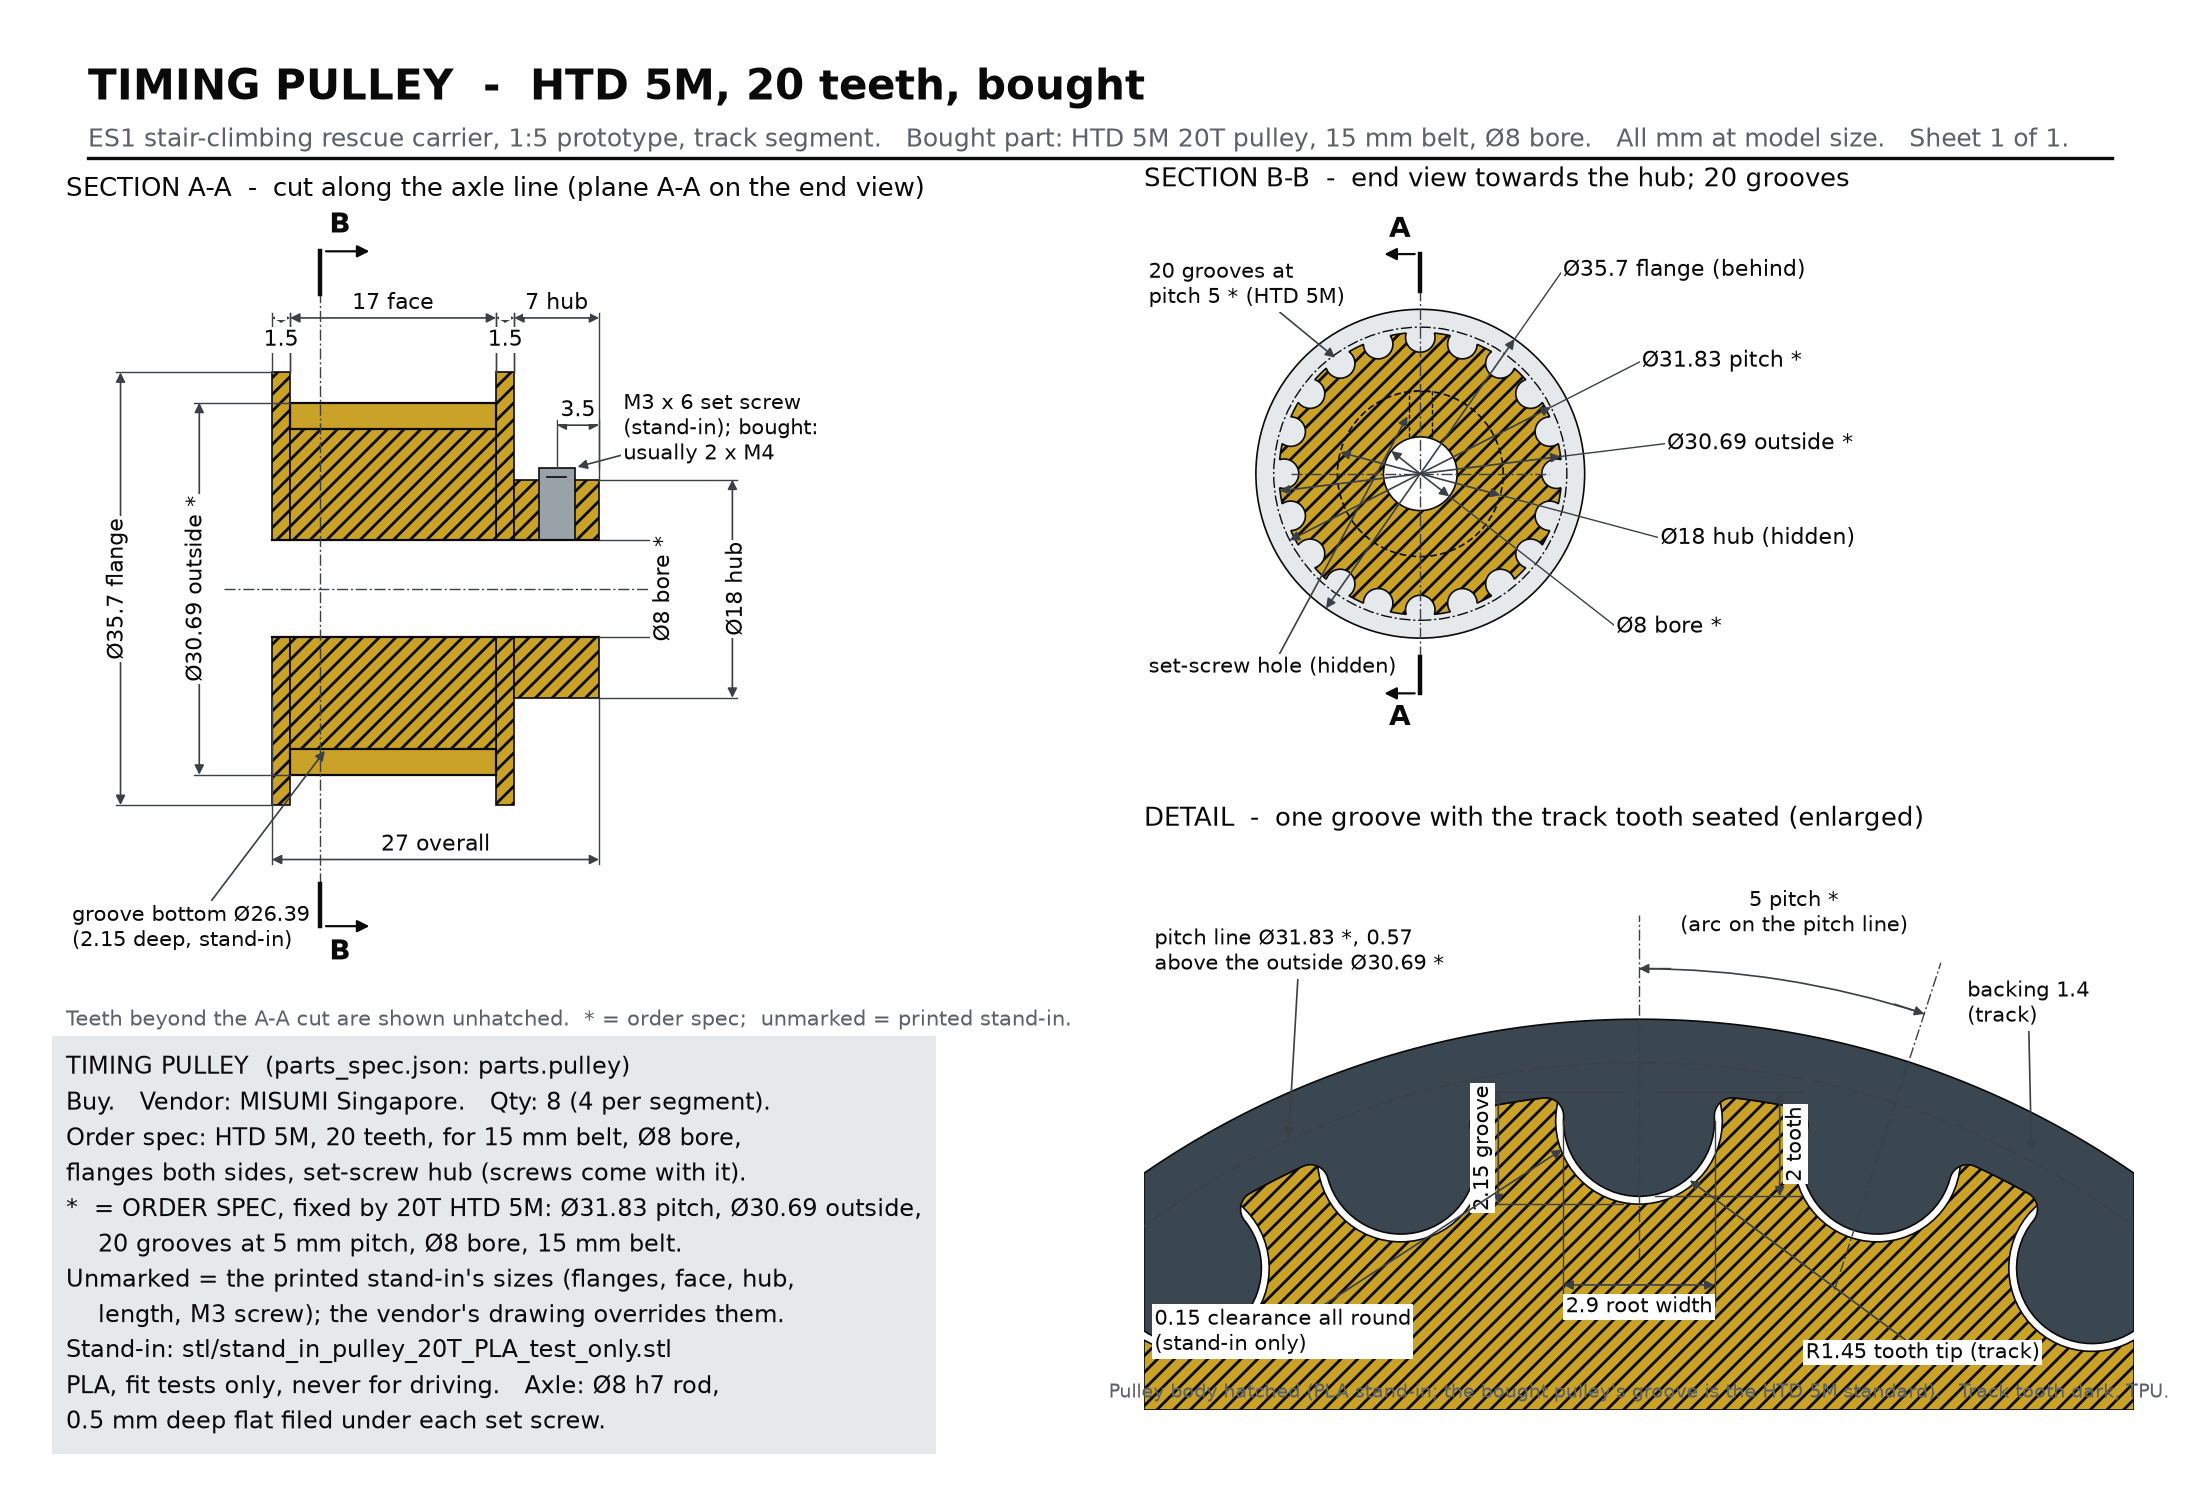

The script that drew this image:
#!/usr/bin/env python3
"""Part drawing: Timing pulley HTD 5M, 20 teeth (bought) for the 1:5 ES1 stair-climber prototype.

Every number on the sheet comes from assembly/parts_spec.json: parts.pulley for the pulley,
parts.track.teeth and parts.track.backing_thickness_mm for the track tooth in the groove detail,
parts.set_screws_and_bolts for the stand-in's screw. Numbers the spec is silent on are derived
in the "derived" block below and come from generate_track.py (stand_in_pulley, tooth_outline).

Two kinds of dimension are on the sheet:
  *         ORDER SPEC: 20 T HTD 5M, 15 mm belt, 8 mm bore, and what follows from it (pitch and
            outside diameters, 20 grooves at 5 mm). The track is designed to these.
  unmarked  the printed PLA stand-in's sizes (flanges, face, hub, lengths, set screw); the
            vendor's drawing overrides them.

Run:  python3 part_pulley.py   ->  drawings/part_pulley.png
"""
import math
import sys

import numpy as np
from matplotlib.patches import Arc, FancyArrowPatch
from shapely.affinity import translate
from shapely.geometry import Point, Polygon, box
from shapely.ops import unary_union

sys.path.insert(0, "/home/user/fleet_adapter_template/3d_models/changi_es1_rescue_stairs/track_print/assembly")
sys.path.insert(0, "/home/user/fleet_adapter_template/3d_models/changi_es1_rescue_stairs/track_print")
from drawing import (DIM, FILL, INK, MUTED, SPEC, centreline, circle, dim_dia, dim_h, dim_v, leader,  # noqa: E402
                     note_block, outline, rect, save, sheet)
import generate_track as gt  # noqa: E402  (tooth_outline: the HTD-style tooth the grooves are cut for)

# --------------------------------------------------------------------------- numbers (parts_spec.json)
P = SPEC["parts"]["pulley"]
TE = SPEC["parts"]["track"]["teeth"]
N_T = P["teeth"]                                                              # 20
PD, OD, FD = P["pitch_dia_mm"], P["outside_dia_mm"], P["flange_dia_mm"]       # 31.83, 30.69, 35.7
FL_T, FACE = P["flange_thickness_mm"], P["face_width_between_flanges_mm"]     # 1.5, 17
HUB_D, HUB_L = P["hub_dia_mm"], P["hub_length_mm"]                            # 18, 7
OAL, BORE = P["overall_length_mm"], P["bore_mm"]                              # 27, 8
QTY, QTY_SEG, VENDOR = P["qty_total"], P["qty_per_segment"], P["vendor"]      # 8, 4, MISUMI Singapore (...)
STAND_IN = P["stand_in_file"].split(" ")[0]
T_PITCH, T_H, T_W, T_R = TE["pitch_mm"], TE["height_mm"], TE["root_width_mm"], TE["tip_radius_mm"]  # 5, 2, 2.9, 1.45
BELT_W = SPEC["parts"]["track"]["width_mm"]                                   # 15: "for 15 mm belt"
BACKING = SPEC["parts"]["track"]["backing_thickness_mm"]                      # 1.4
FILLET = SPEC["parts"]["track"]["cleats"]["root_fillet_mm"]                   # 0.35, tooth roots too
AXLE_D = SPEC["parts"]["axle"]["dia_mm"]                                      # 8
AXLE_TOL = SPEC["parts"]["axle"]["tolerance"].split(" ")[0]                   # h7
SCREW_M, SCREW_L = 3, 6     # "M3 x 6 for the stand-in" (parts.set_screws_and_bolts.items[0])

# --------------------------------------------------------------------------- derived (not in the spec)
R_PD, R_OD, R_FD, R_HUB, R_BORE = PD / 2, OD / 2, FD / 2, HUB_D / 2, BORE / 2
PLD = round((PD - OD) / 2, 2)             # 0.57: pitch line to outside circle, from the two spec diameters
CLEAR = 0.15                              # groove clearance round the tooth: generate_track.stand_in_pulley(clearance=0.15)
GROOVE_D = round(T_H + CLEAR, 2)          # 2.15: groove depth below the outside circle (stand-in)
R_GROOVE = R_OD - GROOVE_D                # 13.195 -> groove-bottom dia 26.39 (stand-in)
SCREW_FROM_END = HUB_L / 2                # 3.5: generate_track.stand_in_pulley puts the screw at mid hub
TAP_D = 2.5                               # M3 tap drill in the stand-in (generate_track: cylinder r 1.25)
assert abs(2 * FL_T + FACE + HUB_L - OAL) < 1e-6, "overall length = flange + face + flange + hub"
assert abs(N_T * T_PITCH / math.pi - PD) < 0.01, "pitch dia = 20 x 5 / pi"

D = gt.Design()      # the track generator holds the same tooth numbers; check, then use its tooth_outline
G = gt.Geometry(D)
assert (D.tooth_height, D.tooth_radius, D.belt_pitch, D.pulley_teeth) == (T_H, T_R, T_PITCH, N_T)
assert abs(G.root - R_OD) < 0.01

GROOVE_AT = math.pi / 2   # a groove at 12 o'clock (and, 20 being even, one at 6 o'clock)


# --------------------------------------------------------------------------- profile builders
def on_circle(points, radius, phi, outward):
    u = np.array([math.cos(phi), math.sin(phi)])
    v = np.array([-math.sin(phi), math.cos(phi)])
    return [tuple((radius + outward * h) * u + t * v) for t, h in points]


def groove_shape():
    """One groove in the tooth's own frame: the track tooth (sunk 0.5, so the cut is clean) plus clearance."""
    return Polygon(gt.tooth_outline(D, sink=0.5)).buffer(CLEAR, quad_segs=8)


def pulley_section():
    """The toothed body cut across: outside circle minus 20 grooves, bore in the middle."""
    g = list(groove_shape().exterior.coords)
    grooves = [Polygon(on_circle(g, R_OD, GROOVE_AT + 2 * math.pi * k / N_T, -1)) for k in range(N_T)]
    body = Point(0, 0).buffer(R_OD, quad_segs=90).difference(unary_union(grooves))
    return body.difference(Point(0, 0).buffer(R_BORE, quad_segs=60))


def track_on_pulley():
    """The track wrapped on the pulley: backing outside the outside circle, a tooth in every groove."""
    backing = Point(0, 0).buffer(R_OD + BACKING, quad_segs=120).difference(Point(0, 0).buffer(R_OD, quad_segs=120))
    teeth = [Polygon(on_circle(gt.tooth_outline(D, sink=0.3), R_OD, GROOVE_AT + 2 * math.pi * k / N_T, -1))
             for k in range(N_T)]
    shape = unary_union([backing] + teeth)
    return shape.buffer(FILLET, quad_segs=12).buffer(-FILLET, quad_segs=12)   # root fillets


def draw_shape(ax, shape, fill, hatch=False, lw=0.6):
    polys = list(shape.geoms) if hasattr(shape, "geoms") else [shape]
    for p in polys:
        if p.is_empty:
            continue
        outline(ax, list(p.exterior.coords), fill, lw=lw, hatch=hatch)
        for hole in p.interiors:
            outline(ax, list(hole.coords), "white", lw=lw)


def cut_plane(ax, p0, p1, stub, arrow, letter, letters_at):
    """Section plane: chain line p0-p1 through the part, thick stubs of length `stub` beyond both ends,
    an arrow at each stub for the viewing direction, the letter where letters_at says."""
    (x0, y0), (x1, y1) = p0, p1
    L = math.hypot(x1 - x0, y1 - y0)
    ux, uy = (x1 - x0) / L, (y1 - y0) / L
    ax.plot([x0, x1], [y0, y1], color=DIM, lw=0.5, dashes=(8, 2, 1.5, 2))
    for (px, py), s in ((p0, -1), (p1, +1)):
        ex, ey = px + s * ux * stub, py + s * uy * stub
        ax.plot([px, ex], [py, ey], color=INK, lw=1.6)
        ax.annotate("", xy=(ex + arrow[0] * 4.5, ey + arrow[1] * 4.5), xytext=(ex, ey),
                    arrowprops=dict(arrowstyle="-|>", lw=0.8, color=INK, mutation_scale=9))
    for lx, ly in letters_at:
        ax.text(lx, ly, letter, fontsize=10, fontweight="bold", color=INK, ha="center", va="center")


def dim_arc(ax, c, r, a0, a1, text, text_r, fontsize=7.5):
    """Dimension along an arc between angles a0 < a1 (deg): for the 5 mm pitch, an arc on the pitch line."""
    ax.add_patch(Arc(c, 2 * r, 2 * r, theta1=a0, theta2=a1, color=DIM, lw=0.6))
    for a, s in ((a0, -1), (a1, +1)):
        ar = math.radians(a)
        tip = (c[0] + r * math.cos(ar), c[1] + r * math.sin(ar))
        tail = (tip[0] - s * 0.6 * -math.sin(ar), tip[1] - s * 0.6 * math.cos(ar))
        ax.add_patch(FancyArrowPatch(tail, tip, arrowstyle="-|>", mutation_scale=7, lw=0.6, color=DIM, shrinkA=0, shrinkB=0))
    am = math.radians((a0 + a1) / 2)
    ax.text(c[0] + text_r * math.cos(am), c[1] + text_r * math.sin(am), text, ha="center", va="center",
            fontsize=fontsize, color=INK, bbox=dict(fc="white", ec="none", pad=0.8))


# --------------------------------------------------------------------------- sheet
FIG_W, FIG_H = 11.0, 7.5
fig, add_view = sheet("TIMING PULLEY  -  HTD 5M, 20 teeth, bought",
                      "ES1 stair-climbing rescue carrier, 1:5 prototype, track segment.   Bought part: HTD 5M 20T pulley, "
                      f"{BELT_W:g} mm belt, Ø{BORE:g} bore.   All mm at model size.   Sheet 1 of 1.",
                      size=(FIG_W, FIG_H))


def view(left, bottom, width, xlim, ylim, name):
    """Equal-aspect axes whose box exactly fits the data window, anchored at its bottom-left."""
    xr, yr = xlim[1] - xlim[0], ylim[1] - ylim[0]
    height = width * (FIG_W / FIG_H) * (yr / xr)
    ax = add_view([left, bottom, width, height], name)
    ax.set_xlim(*xlim)
    ax.set_ylim(*ylim)
    ax.set_anchor("SW")
    return ax


# ---- (1) section A-A: cut along the axle, through the 12 o'clock groove and the set screw --------
# x along the axle, 0 at the outer face of the first flange; y radial. Hatched = cut material.
ax1 = view(0.03, 0.345, 0.38, (-17.0, 52.0), (-32.5, 31.5),
           "SECTION A-A  -  cut along the axle line (plane A-A on the end view)")
X_F1, X_BODY, X_F2, X_HUB = 0.0, FL_T, FL_T + FACE, 2 * FL_T + FACE          # 0, 1.5, 18.5, 20
for s in (+1, -1):                                                           # upper and lower halves
    lo = lambda a, b: min(s * a, s * b)  # noqa: E731
    rect(ax1, X_F1, lo(R_BORE, R_FD), FL_T, R_FD - R_BORE, FILL["pla"], hatch=True)            # flange 1
    rect(ax1, X_F2, lo(R_BORE, R_FD), FL_T, R_FD - R_BORE, FILL["pla"], hatch=True)            # flange 2
    rect(ax1, X_BODY, lo(R_BORE, R_GROOVE), FACE, R_GROOVE - R_BORE, FILL["pla"], hatch=True)  # body to the groove bottom
    rect(ax1, X_BODY, lo(R_GROOVE, R_OD), FACE, R_OD - R_GROOVE, FILL["pla"], hatch=False)     # teeth beyond the cut
    rect(ax1, X_HUB, lo(R_BORE, R_HUB), HUB_L, R_HUB - R_BORE, FILL["pla"], hatch=True)        # hub
rect(ax1, X_F1, -R_BORE, OAL, 2 * R_BORE, "white", lw=0)                      # the bore, open both ends
for yy in (R_BORE, -R_BORE):
    ax1.plot([X_F1, OAL], [yy, yy], color=INK, lw=0.8)
centreline(ax1, -4, 0, OAL + 4, 0)
# set screw: M3 x 6 at mid hub, radial, in the upper half (tapped hole 2.5, in section)
X_S = X_HUB + SCREW_FROM_END
rect(ax1, X_S - TAP_D / 2, R_BORE, TAP_D, R_HUB - R_BORE, "white", lw=0.6)
rect(ax1, X_S - SCREW_M / 2, R_BORE, SCREW_M, SCREW_L, FILL["steel"], lw=0.6)
ax1.plot([X_S - 0.8, X_S + 0.8], [R_BORE + SCREW_L - 0.8] * 2, color=INK, lw=0.6)   # hex socket, a hint
# cutting plane B-B through the body, looking towards the hub (the end view)
cut_plane(ax1, (4.0, -R_FD - 6.5), (4.0, R_FD + 6.5), 3.5, (1, 0), "B", [(5.6, 30.0), (5.6, -30.0)])
# --- lengths: a chain above (1.5 | 17 | 1.5 | 7), overall below
Y_C = R_FD + 4.5
dim_h(ax1, X_F1, X_BODY, Y_C, " ", ext_from=R_FD)
dim_h(ax1, X_BODY, X_F2, Y_C, f"{FACE:g} face", ext_from=R_FD, offset=0.3)
dim_h(ax1, X_F2, X_HUB, Y_C, " ", ext_from=R_FD)
for xx, y_from in ((X_HUB, R_FD), (OAL, R_HUB)):
    ax1.plot([xx, xx], [y_from, Y_C + 0.4], color=DIM, lw=0.5)
dim_h(ax1, X_HUB, OAL, Y_C, f"{HUB_L:g} hub", offset=0.3)
for xx in (X_F1 + FL_T / 2, X_F2 + FL_T / 2):
    ax1.text(xx, Y_C - 0.9, f"{FL_T:g}", ha="center", va="top", fontsize=8, color=INK, bbox=dict(fc="white", ec="none", pad=0.6))
dim_h(ax1, X_F1, OAL, -R_FD - 4.5, f"{OAL:g} overall", ext_from=-R_HUB, offset=0.3)
# set-screw position from the hub end
for xx in (X_S, OAL):
    ax1.plot([xx, xx], [R_BORE + SCREW_L, R_HUB + 4.9], color=DIM, lw=0.5)
dim_h(ax1, X_S, OAL, R_HUB + 4.5, f"{SCREW_FROM_END:g}", offset=0.3)
# --- diameters, left and right
dim_v(ax1, -R_OD, R_OD, -6.0, f"Ø{OD:g} outside *", ext_from=X_BODY, offset=-0.3)
dim_v(ax1, -R_FD, R_FD, -12.5, f"Ø{FD:g} flange", ext_from=X_F1, offset=-0.3)
dim_v(ax1, -R_BORE, R_BORE, OAL + 5.0, f"Ø{BORE:g} bore *", ext_from=OAL, offset=0.3)
dim_v(ax1, -R_HUB, R_HUB, OAL + 11.0, f"Ø{HUB_D:g} hub", ext_from=OAL, offset=0.3)
leader(ax1, (X_S + SCREW_M / 2, R_BORE + SCREW_L), (29.0, 13.2),
       f"M{SCREW_M} x {SCREW_L} set screw\n(stand-in); bought:\nusually 2 x M4", fontsize=7.5)
leader(ax1, (X_BODY + 3.0, -R_GROOVE), (-16.5, -28.0),
       f"groove bottom Ø{2 * R_GROOVE:.2f}\n({GROOVE_D:g} deep, stand-in)", fontsize=7.5)

# ---- (2) end view = section B-B across the toothed body ----------------------------------------
ax2 = view(0.52, 0.50, 0.36, (-30.0, 56.0), (-30.0, 30.0),
           "SECTION B-B  -  end view towards the hub; 20 grooves")
circle(ax2, 0, 0, R_FD, fill=FILL["light"], lw=0.6)                         # far flange, seen past the body
draw_shape(ax2, pulley_section(), FILL["pla"], hatch=True)                  # the body, cut
circle(ax2, 0, 0, R_HUB, fill="none", lw=0.6, ls=(0, (4, 2)))               # hub behind the body: hidden
circle(ax2, 0, 0, R_PD, fill="none", lw=0.5, ls=(0, (8, 2, 1.5, 2)))        # pitch circle, reference
ax2.plot([-TAP_D / 2, -TAP_D / 2, TAP_D / 2, TAP_D / 2], [R_BORE, R_HUB, R_HUB, R_BORE],
         color=INK, lw=0.5, ls=(0, (3, 1.5)))                               # set-screw hole behind: hidden
centreline(ax2, -14, 0, 14, 0)
cut_plane(ax2, (0.0, -R_FD - 2.0), (0.0, R_FD + 2.0), 4.0, (-1, 0), "A", [(-2.2, -26.5), (-2.2, 26.5)])
dim_dia(ax2, 0, 0, R_FD, 55, f"Ø{FD:g} flange (behind)", length=27)
dim_dia(ax2, 0, 0, R_PD, 27, f"Ø{PD:g} pitch *", length=27)
dim_dia(ax2, 0, 0, R_OD, 7, f"Ø{OD:g} outside *", length=27)
dim_dia(ax2, 0, 0, R_HUB, -15, f"Ø{HUB_D:g} hub (hidden)", length=27)
dim_dia(ax2, 0, 0, R_BORE, -38, f"Ø{BORE:g} bore *", length=27)
a = GROOVE_AT + 2 * math.pi * 2 / N_T                                       # the groove at 126 deg
leader(ax2, (R_OD * math.cos(a), R_OD * math.sin(a)), (-29.5, 20.5), f"{N_T} grooves at\npitch {T_PITCH:g} * (HTD 5M)", fontsize=7.5)
leader(ax2, (-TAP_D / 2, R_BORE + 2.5), (-29.5, -21.0), "set-screw hole (hidden)", fontsize=7.5)

# ---- (3) detail: one groove with the track tooth in it -------------------------------------------
X3, Y3 = (-9.5, 9.5), (-6.1, 4.9)
ax3 = view(0.52, 0.06, 0.45, X3, Y3, "DETAIL  -  one groove with the track tooth seated (enlarged)")
SH = (0.0, -R_OD)                                              # pulley centre: the 12 o'clock groove sits at the origin
win = box(X3[0] - SH[0], Y3[0] - SH[1], X3[1] - SH[0], Y3[1] - SH[1])
draw_shape(ax3, translate(pulley_section().intersection(win), *SH), FILL["pla"], hatch=True)
draw_shape(ax3, translate(track_on_pulley().intersection(win), *SH), FILL["tpu"])
ax3.add_patch(Arc(SH, 2 * R_PD, 2 * R_PD, theta1=50, theta2=130, color=DIM, lw=0.5, ls=(0, (8, 2, 1.5, 2))))  # pitch line
for ang in (90.0, 72.0):                                       # groove centre lines, this groove and its neighbour
    ar = math.radians(ang)
    centreline(ax3, SH[0] + (R_OD - 3.2) * math.cos(ar), SH[1] + (R_OD - 3.2) * math.sin(ar),
               SH[0] + (R_OD + 3.4) * math.cos(ar), SH[1] + (R_OD + 3.4) * math.sin(ar))
dim_arc(ax3, SH, R_PD + 1.8, 72, 90, f"{T_PITCH:g} pitch *\n(arc on the pitch line)", R_PD + 3.1)
# tooth height (track) and groove depth (stand-in), either side of the tooth
dim_v(ax3, -T_H, 0.0, 2.7, f"{T_H:g} tooth", ext_from=0.3, offset=0.3, fontsize=7.5)
dim_v(ax3, -GROOVE_D, 0.0, -2.7, f"{GROOVE_D:g} groove", ext_from=-0.3, offset=-0.3, fontsize=7.5)
dim_h(ax3, -T_W / 2, T_W / 2, -3.7, f"{T_W:g} root width", ext_from=-(T_H - T_R), offset=-0.62, fontsize=7.5)
leader(ax3, (T_R * math.cos(math.radians(-50)), -(T_H - T_R) + T_R * math.sin(math.radians(-50))), (3.2, -5.0),
       f"R{T_R:g} tooth tip (track)", fontsize=7.5)
leader(ax3, (-(T_R + CLEAR / 2) * math.cos(math.radians(20)), -(T_H - T_R) - (T_R + CLEAR / 2) * math.sin(math.radians(20))),
       (-9.3, -4.6), f"{CLEAR:g} clearance all round\n(stand-in only)", fontsize=7.5)
ar = math.radians(115)
leader(ax3, (SH[0] + R_PD * math.cos(ar), SH[1] + R_PD * math.sin(ar)), (-9.3, 2.7),
       f"pitch line Ø{PD:g} *, {PLD:g}\nabove the outside Ø{OD:g} *", fontsize=7.5)
ar = math.radians(62)
leader(ax3, (SH[0] + (R_OD + BACKING / 2) * math.cos(ar), SH[1] + (R_OD + BACKING / 2) * math.sin(ar)), (6.3, 1.7),
       f"backing {BACKING:g}\n(track)", fontsize=7.5)
ax3.text(0.0, Y3[0] + 0.15, "Pulley body hatched (PLA stand-in; the bought pulley's groove is the HTD 5M standard).   "
         "Track tooth dark, TPU.", fontsize=7, color=MUTED, ha="center", va="bottom")

# ---- notes -----------------------------------------------------------------------------------------
fig.text(0.03, 0.327, "Teeth beyond the A-A cut are shown unhatched.  * = order spec;  unmarked = printed stand-in.",
         fontsize=7.5, color=MUTED, va="top")
note_block(fig, [
    "TIMING PULLEY  (parts_spec.json: parts.pulley)",
    f"Buy.   Vendor: {VENDOR.split(' (')[0]}.   Qty: {QTY} ({QTY_SEG} per segment).",
    f"Order spec: HTD 5M, {N_T} teeth, for {BELT_W:g} mm belt, Ø{BORE:g} bore,",
    "flanges both sides, set-screw hub (screws come with it).",
    f"*  = ORDER SPEC, fixed by 20T HTD 5M: Ø{PD:g} pitch, Ø{OD:g} outside,",
    f"    {N_T} grooves at {T_PITCH:g} mm pitch, Ø{BORE:g} bore, {BELT_W:g} mm belt.",
    "Unmarked = the printed stand-in's sizes (flanges, face, hub,",
    f"    length, M{SCREW_M} screw); the vendor's drawing overrides them.",
    f"Stand-in: {STAND_IN}",
    f"PLA, fit tests only, never for driving.   Axle: Ø{AXLE_D:g} {AXLE_TOL} rod,",
    "0.5 mm deep flat filed under each set screw.",
], x=0.03, y=0.30, w=0.44)

save(fig, "part_pulley")
